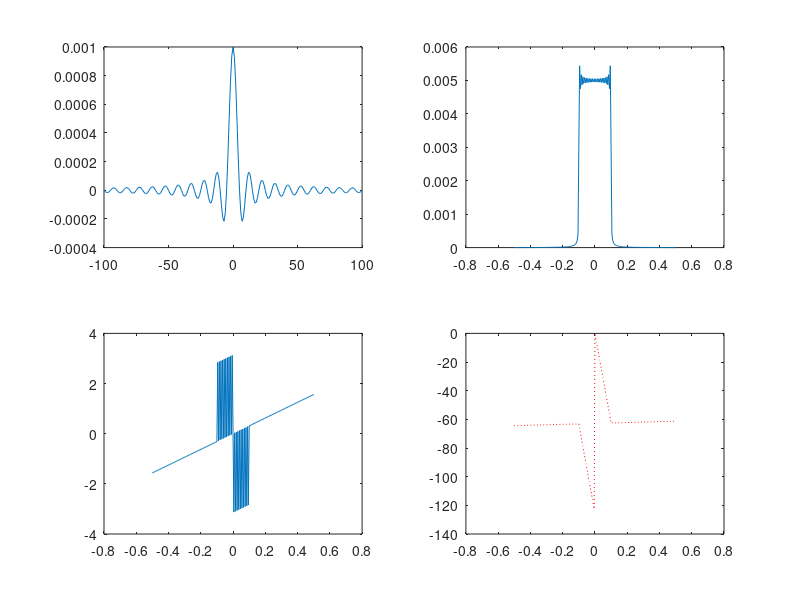

The MATLAB source for this figure:
N = 100;
omega_0 = 0.1*2*pi;
A = 0.001;
n = -N:N;
x = A*sin(omega_0*n)./(omega_0*n);
x(N+1) = A;
Xfft = fft(x);

subplot(221);
plot(n,x)
subplot(222);
plot(n/N/2, fftshift(abs(Xfft)))
subplot(223);
plot(n/N/2, fftshift(angle(Xfft)));
subplot(224);
plot(n/N/2, fftshift(unwrap(angle(Xfft))),'r:');
